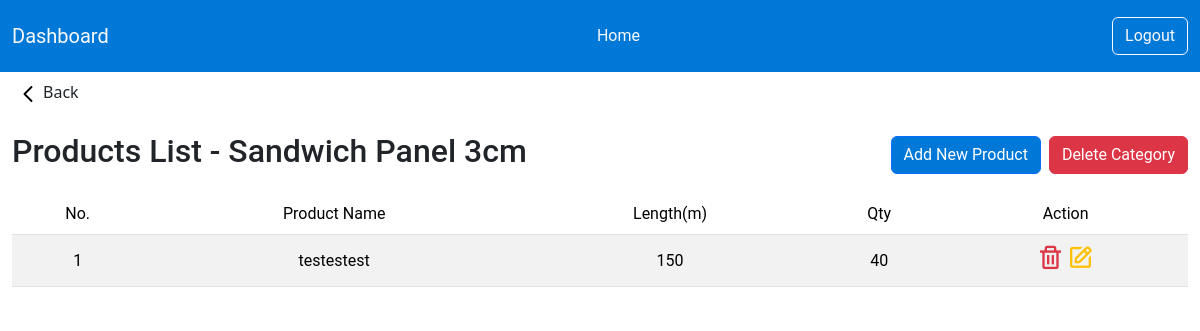
Before: /admin/product.php?category_id=2 (signed in) with the older database file.
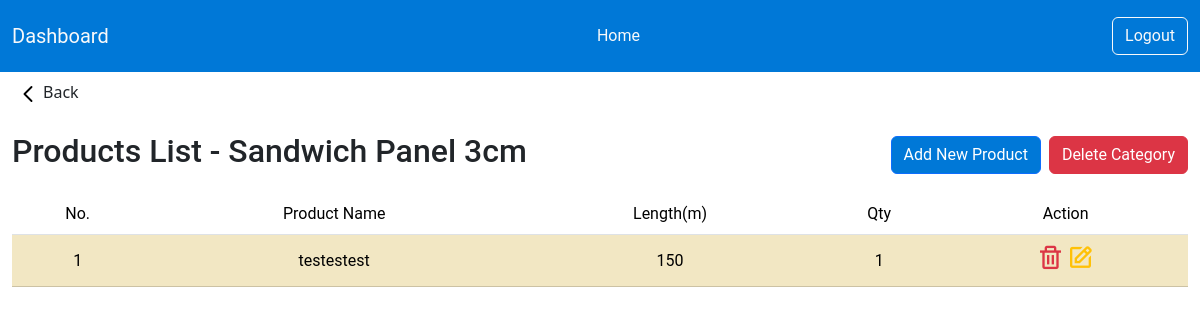
After: the same page with the newer database file.
### tables this page shows
CREATE TABLE `inventorysummary` (
  `product_id` int NOT NULL,
  `current_qty` int NOT NULL DEFAULT '0'
);

CREATE TABLE `products` (
  `id` int NOT NULL,
  `name` varchar(100) NOT NULL,
  `length` int NOT NULL,
  `category_id` int NOT NULL
);

### admin/product.php (the view, shortened to what the changed rows need)
<?php include_once('includes/header.php');
$category_products = [];
if (isset($_GET['category_id'])) {
    $category_id = $_GET['category_id'];
    $sql_category_products =
        "SELECT *, `products`.`name` as `product_name`, `inventorysummary`.`current_qty` as `product_qty` FROM `products`
    INNER JOIN `inventorysummary` ON `products`.`id` = `inventorysummary`.`product_id` WHERE `products`.`category_id` = $category_id";
    $stm_category_products = $pdo->prepare($sql_category_products);
    $stm_category_products->execute();
    $category_products = $stm_category_products->fetchAll(PDO::FETCH_ASSOC);
    $sql_category = "SELECT `categories`.`name` as `category_name`, `categories`.`id` FROM `categories` WHERE `categories`.`id` = $category_id";
    $stm_category = $pdo->prepare($sql_category);
    $stm_category->execute();
    $category = $stm_category->fetch(PDO::FETCH_ASSOC);
}
?>
<div class="container-fluid mt-3">
    <div class="col-12">
        <div class="bg-white">
            <div class="row align-items-center justify-content-center">
                <div class="col-12 col-md-8">
                    <h2>Products List - <?= $category['category_name'] ?></h2>
                </div>
            </div>
            <div class="table-responsive text-nowrap mt-3">
                <table class="table table-striped align-middle overflow-scroll col-12" id="table"
                    data-search-align="left" data-pagination="true" data-toggle="table" data-search="true"
                    data-searchable="true">
                    <thead>
                        <tr>
                            <th scope="col" class="text-center">No.</th>
                            <th scope="col" class="text-center">Product Name</th>
                            <th scope="col" class="text-center" data-sortable="true">Length(m)</th>
                            <th scope="col" class="text-center" data-sortable="true">Qty</th>
                            <th scope="col" class="text-center">Action</th>
                        </tr>
                    </thead>
                    <tbody>
                        <?php foreach ($category_products as $i => $product): ?>
                            <tr class="<?= $product['product_qty'] < 8 ? 'table-warning' : 'table-white' ?>">
                                <td class="text-center"><?= $i + 1 ?></td>
                                <td class="text-center"><?= $product['product_name'] ?></td>
                                <td class="text-center"><?= $product['length'] ?></td>
                                <td class="text-center"><?= $product['product_qty'] ?></td>
                                <td class="text-center">
                                    <div class="d-flex justify-content-center align-items-center">
                                        <form action="<?= $_SERVER['PHP_SELF'] ?>" method="POST"
                                            style="display:inline;">
                                            <button type="submit" name="delete_product_btn" class="btn btn-link p-0"
                                                onclick="return confirm('Are you sure you want to delete this product?');">
                                                <i class="bx bx-trash text-danger h3 m-0"></i>
                                            </button>
                                        </form>
                                        <button
                                            class="btn btn-transparent p-0"
                                            data-bs-toggle="modal"
                                            data-bs-target="#productUpdate"
                                            data-id="<?= $product['id'] ?>"
                                            data-name="<?= htmlspecialchars($product['name'], ENT_QUOTES, 'UTF-8') ?>"
                                            data-length="<?= htmlspecialchars($product['length'], ENT_QUOTES, 'UTF-8') ?>"
                                            data-qty="<?= $product['current_qty'] ?>">
                                            <i class="bx bx-edit text-warning h3 m-0"></i>
                                        </button>
                                    </div>
                                </td>
                            </tr>
                        <?php endforeach; ?>
                    </tbody>
                </table>
            </div>
        </div>
    </div>
</div>
</body>
</html>

Changed rows visible on the page:
changed inventorysummary "testestest": current_qty "40" → "1"
